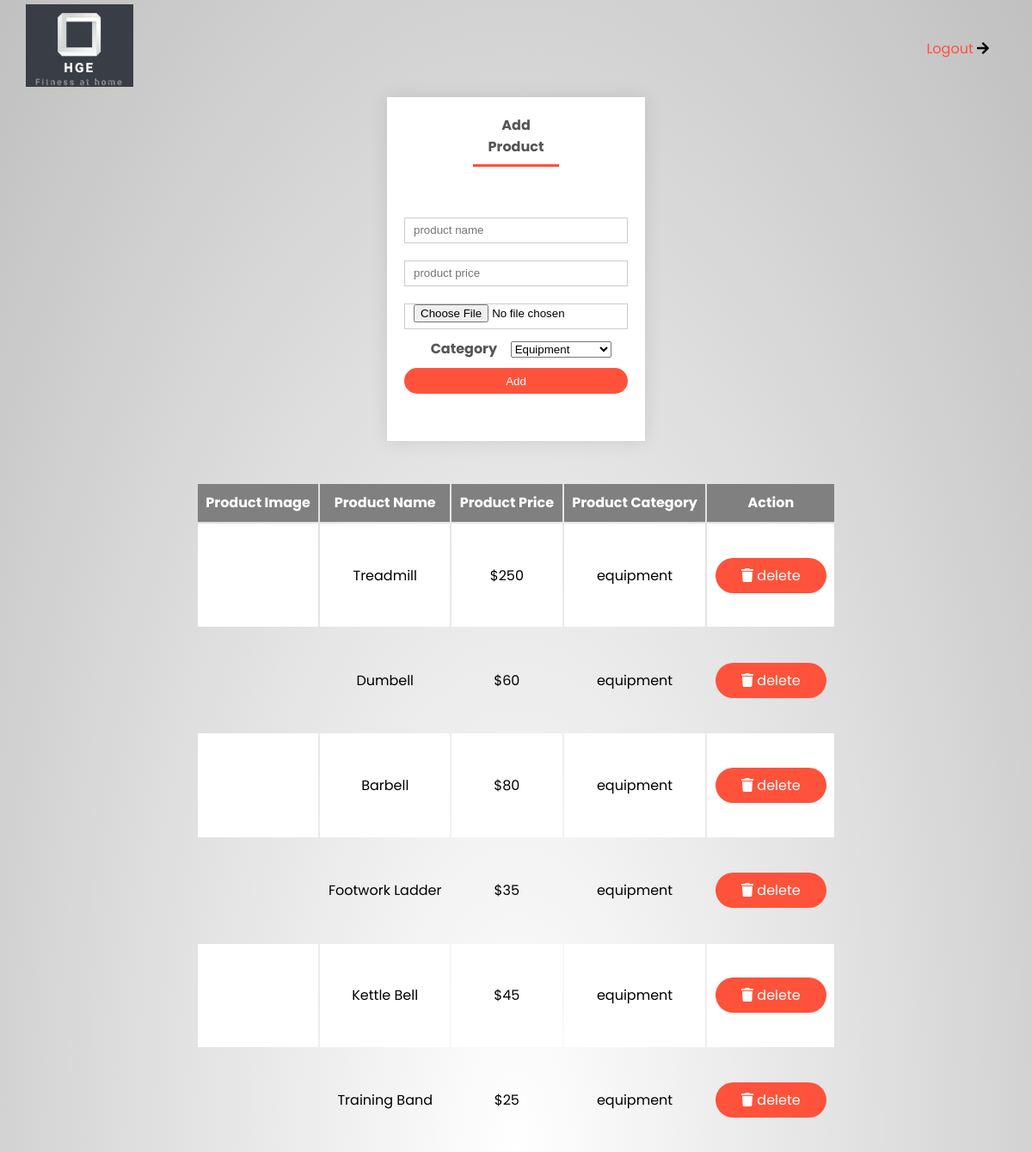
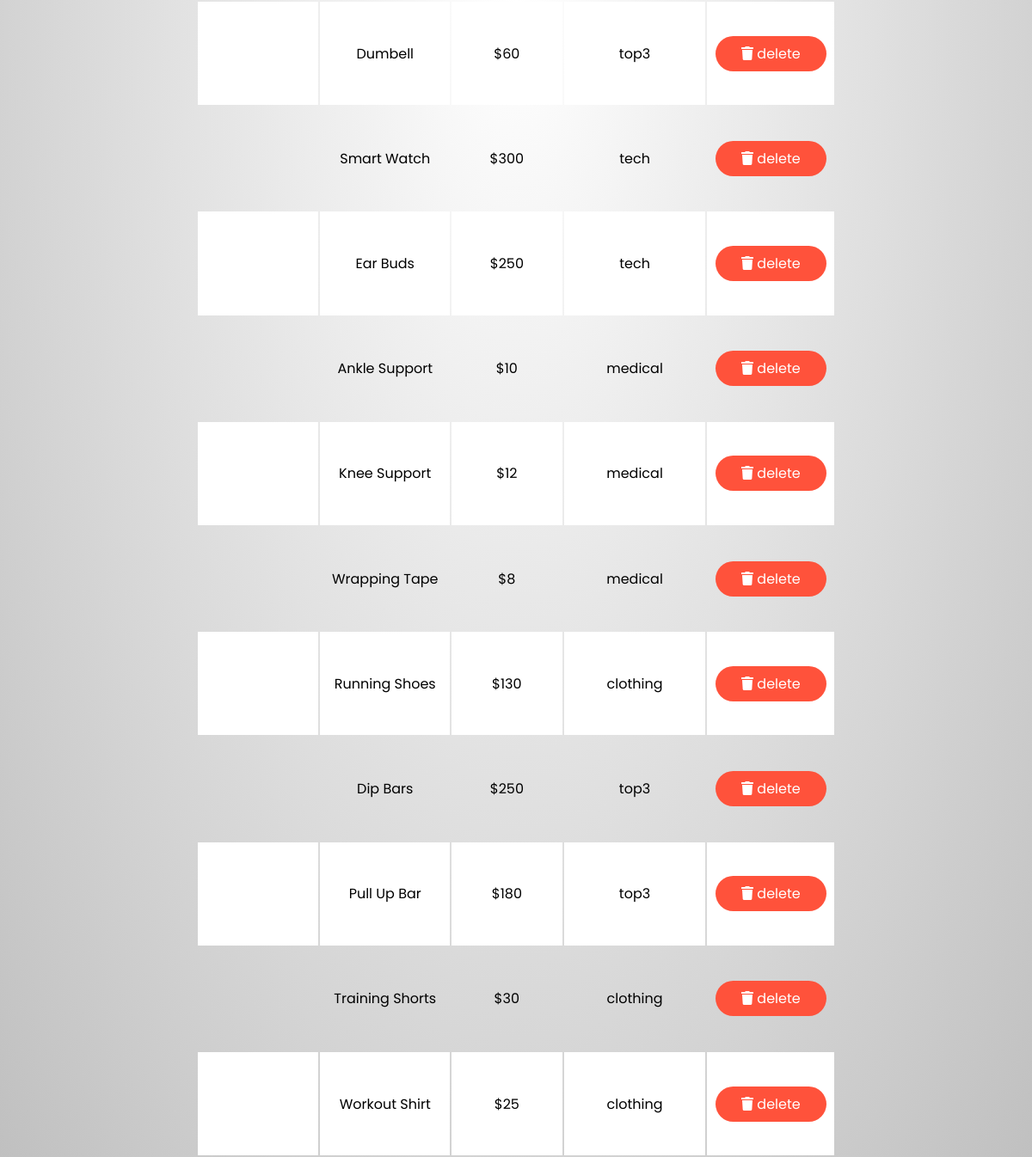
The app's page /admin.php with its own data (2 pictures, top to bottom).
### tables this page shows
CREATE TABLE `products` (
  `product_id` int(255) NOT NULL,
  `name` varchar(255) NOT NULL,
  `price` varchar(255) NOT NULL,
  `image` varchar(255) NOT NULL,
  `category` varchar(255) NOT NULL
);

### admin.php (the view, shortened to what this page needs)
<?php
@include 'DB_connect.php';
?>
<!DOCTYPE html>
<html lang="en">
<head>
    <link rel="stylesheet" href="icon_css/all.min.css">
	<link rel="stylesheet" href="icon_css/fontawesome.min.css">
    <link rel="stylesheet" href="style.css">
</head>
<body>
    <div class="admin_page">
        <div class="container">
            <div class="navbar">
                <div class="logo">
                    <img src="images/logo.jpg" alt="" width="125px">
                </div>
                <nav>
                    <ul>
                        <li><a href="logout.php" class="active">Logout</a> <i class="fas fa-arrow-right"></i></li>
                    </ul>
                </nav>
            </div>
            <div class="row">
                <div class="col2">
                    <div class="form_container">
                        <div class="form_btn">
                            <span>Add Product</span>
                            <hr id="underline">
                        </div>
                        <form action="" method="post" class="add_product_form" enctype="multipart/form-data">
                        <input type="text" name="p_name" placeholder="product name" class="box" required>
                        <input type="number" name="p_price" min="0" placeholder="product price" class="box" required>
                        <input type="file" name="p_image" accept="image/png, image/jpg, image/jpeg" class="box" required>
                        <span><p>Category</p> </span>
                        <select name="p_category" placeholder="product category" class="box" required>
                            <option value="equipment">Equipment</option>
                        </select>
                        <input type="submit" value="Add" name="add_product" class="btn">
                    </form>
                    </div>
                </div>
                <div class="products_table">
                    <table>
                        <thead>
                            <th>Product Image</th>
                            <th>Product Name</th>
                            <th>Product Price</th>
                            <th>Product Category</th>
                            <th>Action</th>
                        </thead>
                        <tbody>
                            <?php
                                $select_products = mysqli_query($conn, "SELECT * FROM `products`");
                                if(mysqli_num_rows($select_products) > 0){
                                    while($row = mysqli_fetch_assoc($select_products)){
                            ?>
                            <tr>
                                <td><img src="uploaded_img/<?php echo $row['image']; ?>" height="100" alt=""></td>
                                <td><?php echo $row['name']; ?></td>
                                <td>$<?php echo $row['price']; ?></td>
                                <td><?php echo $row['category']; ?></td>
                                <td>
                                    <a href="admin.php?delete=<?php echo $row['product_id']; ?>" class="btn"
                                    onclick="return confirm('are you sure you want to delete this product?');"> <i class="fas fa-trash"></i> delete </a>
                                </td>
                            </tr>
                            <?php
                                    }
                                }else{
                                    echo "<span>*No products added yet</span>";
                                }
                            ?>
                        </tbody>
                    </table>
                </div>
            </div>
        </div>
    </div>
</body>
</html>

### style.css (style rules this page uses)
* { margin: 0; padding: 0; box-sizing: border-box; }
body { font-family: 'Poppins', sans-serif; }
.navbar { display: flex; align-items: center; padding: 5px; }
nav { flex: 1; text-align: right; }
nav ul { display: inline-block; list-style-type: none; }
nav ul li { display: inline-block; margin-right: 20px; }
nav ul li a { text-decoration: none; color: white; }
a { text-decoration: none; }
.active { color: #ff523b; }
p { color: #555; }
.container { max-width: 1300px; margin: auto; padding-left: 25px; padding-right: 25px; }
.row { display: flex; align-items: center; flex-wrap: wrap; justify-content: space-around; }
.col2 { flex-basis: 50%; min-width: 300px; }
.btn { display: inline-block; background: #ff523b; color: #fff; padding: 8px 30px; margin: 30px 0; border-radius: 30px; transition: 0.5s; }
.form_container { background: #fff; width: 300px; height:400px; position: relative; text-align: center; padding: 20px 0; margin: auto; box-shadow: 0 0 20px 0px rgba(0,0,0,0.1); }
.form_container span { font-weight: bold; padding: 0 10px; color: #555; cursor: pointer; width: 100px; display: inline-block; }
.form_btn { display:inline-block; }
.form_container form { max-width: 300px; padding: 0 20px; position: absolute; top: 130px; }
form input { width: 100%; height: 30px; margin: 10px 0; padding: 0 10px; border: 1px solid #ccc; }
form .btn { width: 100%; border: none; cursor: pointer; margin: 10px 0; }
#underline { width: 100px; border: none; background: #ff523b; height: 3px; margin-top: 8px; }
.admin_page { background: radial-gradient(rgb(255, 255, 255), silver); }
.products_table table { width: 100%; text-align: center; margin-top: 3rem; }
.products_table table thead th { padding: 0.6rem; font-size: 1rem; background-color: grey; color: white; }
.products_table table td { padding: 0.6rem; font-size: 1rem; color: black; }
.products_table table td:first-child { padding: 0; }
.products_table table tr:nth-child(odd) { background-color: white; }

### records on screen
products: name "Treadmill", price "250", category "equipment"
products: name "Dumbell", price "60", category "equipment"
products: name "Barbell", price "80", category "equipment"
products: name "Footwork Ladder", price "35", category "equipment"
products: name "Kettle Bell", price "45", category "equipment"
products: name "Training Band", price "25", category "equipment"
products: name "Dumbell", price "60", category "top3"
products: name "Smart Watch", price "300", category "tech"
products: name "Ear Buds", price "250", category "tech"
products: name "Ankle Support", price "10", category "medical"
products: name "Knee Support", price "12", category "medical"
products: name "Wrapping Tape", price "8", category "medical"
products: name "Running Shoes", price "130", category "clothing"
products: name "Dip Bars", price "250", category "top3"
products: name "Pull Up Bar", price "180", category "top3"
products: name "Training Shorts", price "30", category "clothing"
products: name "Workout Shirt", price "25", category "clothing"
